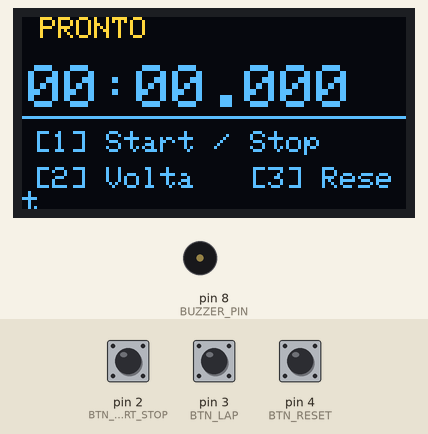
Recording of a sketch running on a simulated Arduino Uno, built with avr-gcc and run on an emulated ATmega328P. Shown: 128×64 one-colour display, buzzer (waves = sounding). The test bench sets the inputs (shaded band); at power-on: pin 2 (BTN_START_STOP) HIGH, pin 3 (BTN_LAP) HIGH, pin 4 (BTN_RESET) HIGH. The OLED is the two-colour kind (top 16 rows yellow).

Above: at 1.2 s.
1.3 s: pin 2 (BTN_START_STOP) pulled LOW for 0.15 s
At 1.49 s:
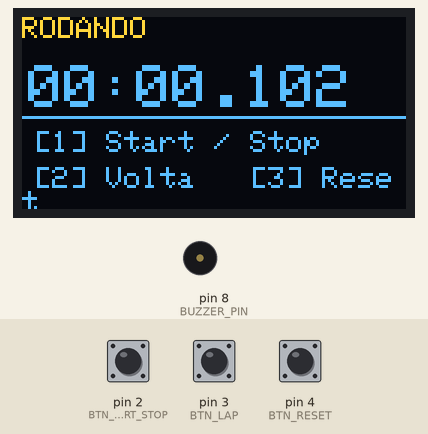
2.0 s: pin 3 (BTN_LAP) pulled LOW for 0.15 s
At 2.12 s:
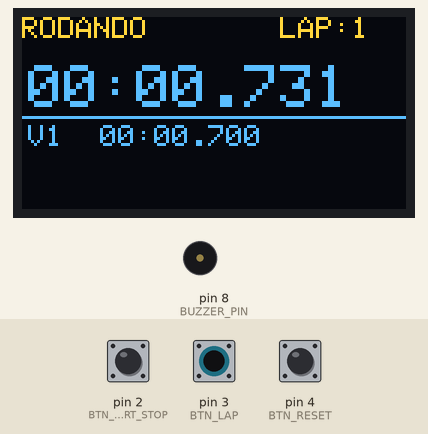
2.7 s: pin 2 (BTN_START_STOP) pulled LOW for 1 s
At 3.3 s:
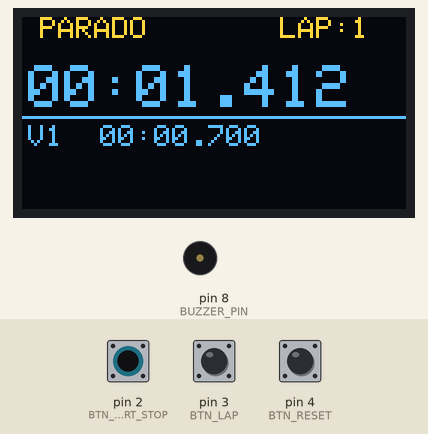
5.2 s: pin 4 (BTN_RESET) pulled LOW for 0.15 s
At 5.37 s:
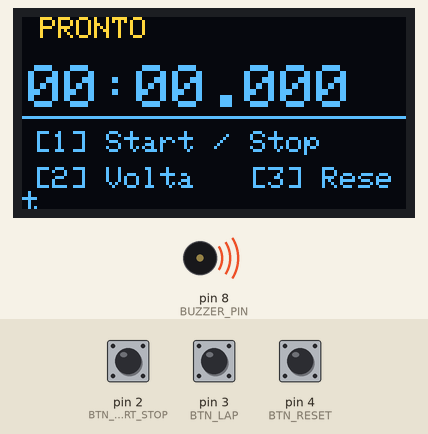
6.9 s: pin 2 (BTN_START_STOP) driven LOW and pin 3 (BTN_LAP) driven LOW
At 7.04 s:
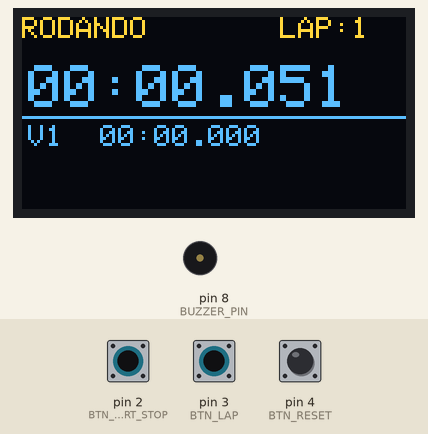
8.4 s: pin 4 (BTN_RESET) pulled LOW for 1 s
At 8.52 s:
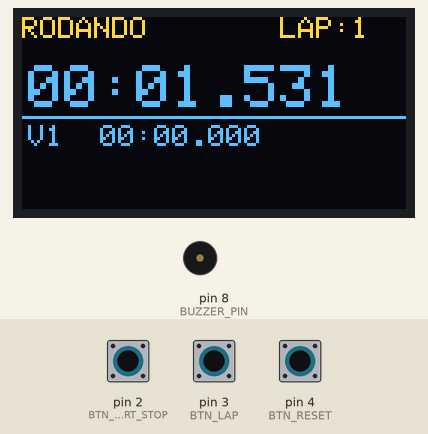
Timing chart, 0 to 11.0 s (numbered marks = the images above; inputs shaded):
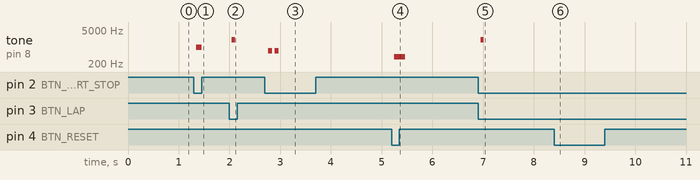

Measured:
- after the input at 1.3 s, tone on pin 8 (BUZZER_PIN): silent → 1000 Hz after 0.05 s, → silent 0.10 s later; the display: first changes after 0.08 s (image 1 shows a later state)
- after the input at 2.0 s, tone on pin 8 (BUZZER_PIN): silent → 2000 Hz after 0.05 s, → silent 0.06 s later; the display: changes after 0.11 s (image 2)
- after the input at 2.7 s, tone on pin 8 (BUZZER_PIN): alternates 700 Hz for 0.08 s and silent for 0.05 s, 4 changes in all, then stays silent, starting after 0.06 s
- after the input at 5.2 s, tone on pin 8 (BUZZER_PIN): silent → 400 Hz after 0.05 s, → silent 0.22 s later; the display: changes after 0.08 s (image 4)
- after the input at 6.9 s, tone on pin 8 (BUZZER_PIN): silent → 2000 Hz after 0.05 s, → silent 0.06 s later; the display: first changes after 0.08 s (image 5 shows a later state)

The sketch:

sketch_cronometro_voltas.ino
```cpp
/*
 * ═══════════════════════════════════════════════════════════════════
 *  Cronômetro com Voltas
 *  Arduino UNO · OLED 128×64 SSD1306 · 3 botões · buzzer
 * ═══════════════════════════════════════════════════════════════════
 *  Bibliotecas: Adafruit SSD1306 + Adafruit GFX
 *
 *  Pinout:
 *    BTN_START_STOP → D2  (INPUT_PULLUP)
 *    BTN_LAP        → D3  (INPUT_PULLUP)
 *    BTN_RESET      → D4  (INPUT_PULLUP)
 *    BUZZER         → D8
 *    OLED SDA       → A4
 *    OLED SCL       → A5
 *
 *  Controles:
 *    [BTN1] PRONTO  → Inicia
 *    [BTN1] RODANDO → Pausa
 *    [BTN1] PARADO  → Retoma
 *    [BTN2] RODANDO → Registra volta
 *    [BTN3] PARADO  → Reseta tudo
 * ═══════════════════════════════════════════════════════════════════
 */

#include <Wire.h>
#include <Adafruit_GFX.h>
#include <Adafruit_SSD1306.h>

// ── Pinos ────────────────────────────────────────────────────────────
#define BTN_START_STOP  2
#define BTN_LAP         3
#define BTN_RESET       4
#define BUZZER_PIN      8

// ── OLED ─────────────────────────────────────────────────────────────
#define SCREEN_WIDTH  128
#define SCREEN_HEIGHT  64
Adafruit_SSD1306 display(SCREEN_WIDTH, SCREEN_HEIGHT, &Wire, -1);

// ── Configurações ────────────────────────────────────────────────────
const uint8_t  MAX_VOLTAS   = 5;
const uint8_t  DEBOUNCE_MS  = 50;
const uint8_t  DISPLAY_RATE = 50;   // ms entre frames (~20 FPS)

// ── Máquina de estados ───────────────────────────────────────────────
enum Estado : uint8_t { PRONTO, RODANDO, PARADO };
Estado estado = PRONTO;

// ── Timing ───────────────────────────────────────────────────────────
unsigned long tempoBase = 0;          // millis() ao iniciar/retomar
unsigned long tempoAcum = 0;          // ms acumulados antes de pausas
unsigned long lapTimes[MAX_VOLTAS];   // tempo cumulativo de cada volta
uint8_t       numLaps   = 0;

// ── Debounce com detecção de borda ───────────────────────────────────
struct Botao {
  uint8_t       pino;
  bool          prevState;
  bool          ready;
  unsigned long lastDebounce;
};

Botao btnStart = { BTN_START_STOP, HIGH, true, 0 };
Botao btnLap   = { BTN_LAP,        HIGH, true, 0 };
Botao btnReset = { BTN_RESET,      HIGH, true, 0 };

// Retorna true apenas na borda de descida confirmada pelo debounce
bool lerBotao(Botao &b) {
  bool leitura = digitalRead(b.pino);
  if (leitura != b.prevState) {
    b.lastDebounce = millis();
    b.prevState    = leitura;
  }
  if ((millis() - b.lastDebounce) > DEBOUNCE_MS) {
    if (leitura == LOW && b.ready) { b.ready = false; return true; }
    if (leitura == HIGH)             b.ready = true;
  }
  return false;
}

// ── Buzzer ───────────────────────────────────────────────────────────
void beepStart() { tone(BUZZER_PIN, 1000,  100); }
void beepLap()   { tone(BUZZER_PIN, 2000,   60); }
void beepStop()  {
  tone(BUZZER_PIN, 700, 80);
  delay(130);
  tone(BUZZER_PIN, 700, 80);
}
void beepReset() { tone(BUZZER_PIN,  400, 220); }

// ── Utilitários de tempo ─────────────────────────────────────────────
unsigned long tempoAtual() {
  return (estado == RODANDO)
    ? tempoAcum + (millis() - tempoBase)
    : tempoAcum;
}

// Tempo individual da volta i (split), calculado a partir dos acumulados
unsigned long splitTime(uint8_t i) {
  return (i == 0) ? lapTimes[0] : lapTimes[i] - lapTimes[i - 1];
}

// Formata ms em "MM:SS.mmm"
void formatTime(unsigned long ms, char* buf) {
  uint8_t  min = (uint8_t)(ms / 60000UL);
  uint8_t  sec = (uint8_t)((ms % 60000UL) / 1000UL);
  uint16_t mil = (uint16_t)(ms % 1000UL);
  sprintf(buf, "%02u:%02u.%03u", (unsigned)min, (unsigned)sec, (unsigned)mil);
}

// ── Renderização OLED ────────────────────────────────────────────────
//
//  Layout (128×64) — OLED bicolor: y=0..15 AMARELO | y=16..63 AZUL
//  ┌────────────────────────────────┐
//  │ RODANDO           LAP:3        │  y= 0  Status (font 1) ── AMARELO
//  ├ ─ ─ ─ ─ ─ ─ ─ ─ ─ ─ ─ ─ ─ ─ ┤  y=16  ── fronteira hardware ──
//  │ 00:12.345                      │  y=16  Tempo total (font 2) ── AZUL
//  ├────────────────────────────────┤  y=33  separador
//  │ V1  00:04.234                  │  y=36  Splits das voltas (font 1)
//  │ V2  00:05.111                  │  y=46
//  │ V3  00:03.000                  │  y=56
//  └────────────────────────────────┘
//
void atualizarDisplay() {
  display.clearDisplay();
  char buf[12];

  // ─ Linha de status ─
  display.setTextSize(1);
  display.setTextColor(SSD1306_WHITE);
  display.setCursor(0, 0);
  if      (estado == RODANDO) display.print("RODANDO");
  else if (estado == PARADO)  display.print(" PARADO");
  else                        display.print(" PRONTO");

  if (numLaps > 0) {
    char lapBuf[8];
    sprintf(lapBuf, "LAP:%u", (unsigned)numLaps);
    display.setCursor(86, 0);
    display.print(lapBuf);
  }

  // ─ Tempo total (fonte 2) — inicia em y=16 para ficar na zona azul ─
  formatTime(tempoAtual(), buf);
  display.setTextSize(2);
  display.setCursor(2, 16);
  display.print(buf);

  // ─ Divisor horizontal ─
  display.drawFastHLine(0, 33, 128, SSD1306_WHITE);

  // ─ Histórico de voltas ou hint de controles ─
  display.setTextSize(1);

  if (numLaps == 0) {
    // Mostra dica de controles quando não há voltas registradas
    display.setCursor(4, 38);
    display.print("[1] Start / Stop");
    display.setCursor(4, 50);
    display.print("[2] Volta   [3] Reset");
  } else {
    // Mostra as últimas 3 voltas (split time por volta) — 10px de espaçamento
    int8_t inicio = (int8_t)numLaps - 3;
    if (inicio < 0) inicio = 0;
    for (uint8_t i = (uint8_t)inicio; i < numLaps; i++) {
      char linha[20];
      formatTime(splitTime(i), buf);
      sprintf(linha, "V%u  %s", (unsigned)(i + 1), buf);
      display.setCursor(2, 36 + (i - inicio) * 10);
      display.print(linha);
    }
  }

  display.display();
}

// ── Ações da máquina de estados ──────────────────────────────────────
void acaoStartStop() {
  if (estado == RODANDO) {
    // Pausa: salva tempo acumulado antes de chamar o beep
    tempoAcum += millis() - tempoBase;
    estado = PARADO;
    beepStop();
  } else {
    // Inicia ou retoma
    tempoBase = millis();
    estado = RODANDO;
    beepStart();
  }
}

void acaoLap() {
  if (estado != RODANDO)    return;
  if (numLaps >= MAX_VOLTAS) return;
  lapTimes[numLaps++] = tempoAtual();
  beepLap();
}

void acaoReset() {
  if (estado == RODANDO) return;  // ignora reset com o cronômetro ativo
  tempoAcum = 0;
  tempoBase = 0;
  numLaps   = 0;
  estado    = PRONTO;
  beepReset();
}

// ── Setup ─────────────────────────────────────────────────────────────
void setup() {
  pinMode(BTN_START_STOP, INPUT_PULLUP);
  pinMode(BTN_LAP,        INPUT_PULLUP);
  pinMode(BTN_RESET,      INPUT_PULLUP);
  pinMode(BUZZER_PIN,     OUTPUT);

  // Falha de inicialização do display: sinaliza com beeps indefinidos
  if (!display.begin(SSD1306_SWITCHCAPVCC, 0x3C)) {
    while (true) {
      tone(BUZZER_PIN, 440, 300);
      delay(500);
    }
  }

  display.clearDisplay();
  display.display();
  atualizarDisplay();
}

// ── Loop ──────────────────────────────────────────────────────────────
void loop() {
  bool atualizar = false;

  if (lerBotao(btnStart)) { acaoStartStop(); atualizar = true; }
  if (lerBotao(btnLap))   { acaoLap();       atualizar = true; }
  if (lerBotao(btnReset)) { acaoReset();     atualizar = true; }

  // Refresh contínuo quando rodando, limitado a ~20 FPS
  static unsigned long ultimoFrame = 0;
  if (estado == RODANDO && (millis() - ultimoFrame) >= DISPLAY_RATE) {
    ultimoFrame = millis();
    atualizar   = true;
  }

  if (atualizar) atualizarDisplay();
}
```
